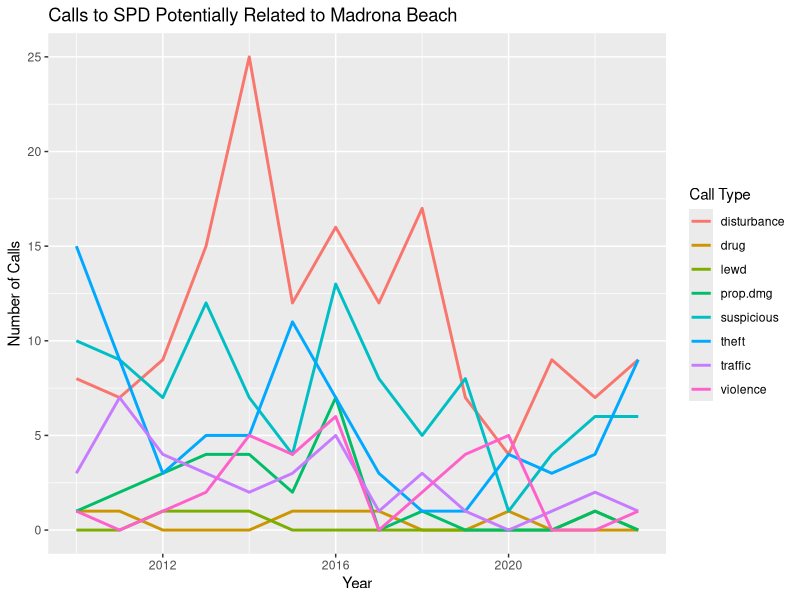
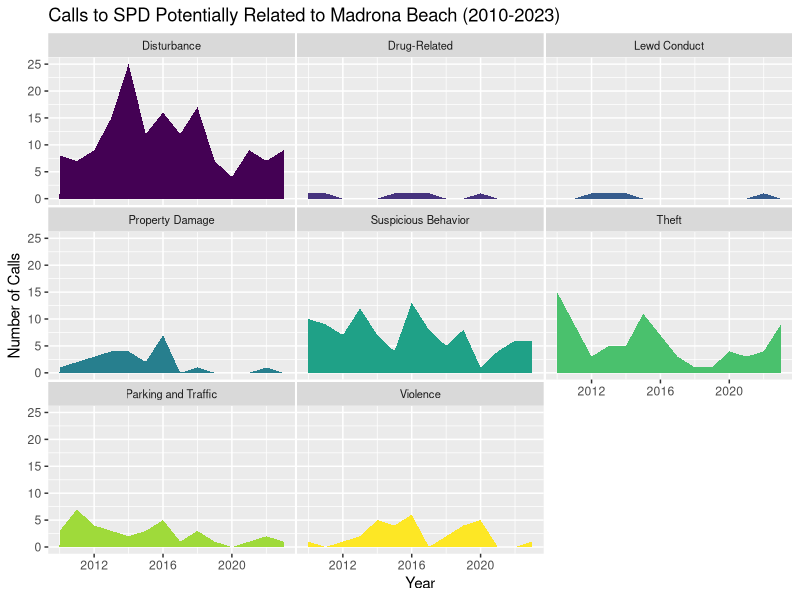
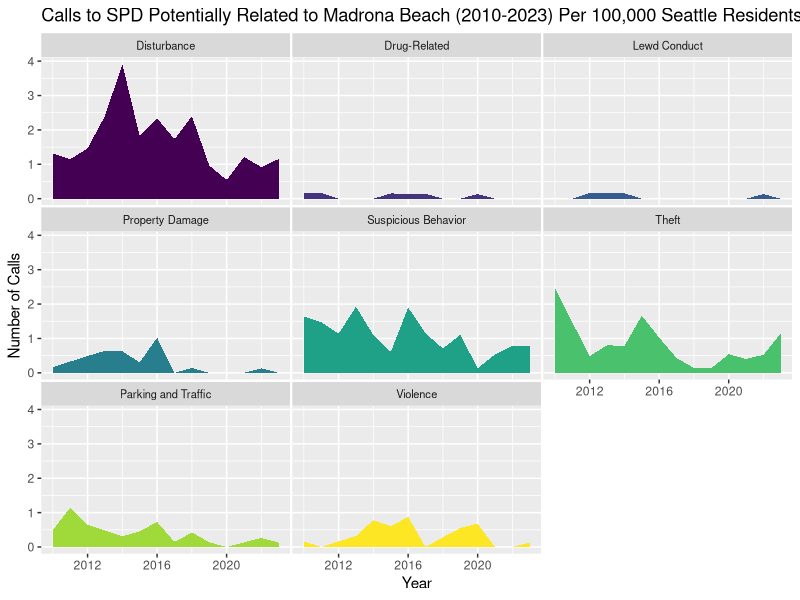

Write R code to recreate these figures, in order.
## ---- chunk 1
knitr::opts_chunk$set(echo = TRUE)
## ---- chunk 2
# Add all required libraries here
list.of.packages <- c("tidyverse", "lubridate", "viridisLite", "plotly")
# Get names of all required packages that aren't installed
new.packages <- list.of.packages[!(list.of.packages %in% installed.packages()[, "Package"])]
# Install all new packages
if(length(new.packages)) install.packages(new.packages)


# Load all required libraries
lapply(list.of.packages, FUN = function(X) {
  do.call("require", list(X))
})
## ---- chunk 3
# Read in data
madrona_call_dat <- read.csv(file = "../output/potential_madrona_calls_2010-2023.csv")
seattle_pop <- read.csv(file = "../data/seattle_pop_data_2010-2023.csv")

# Create new Year column
madrona_call_dat$Year <- isoyear(madrona_call_dat$Incident.Date)

# Remove all data from the year 2024, as it's only just beginning :)
madrona_call_dat <- madrona_call_dat %>%
  filter(Year != 2024)

# Create line plot of broad call type vs. year

# Mutate data
graph_dat <- madrona_call_dat %>%
  group_by(broad_category, Year, .drop = FALSE) %>%
  summarise(n = length(broad_category))

# Convert to tibble
graph_dat <- as_tibble(graph_dat)

# Add in zeros
graph_dat <- graph_dat %>% 
  complete(broad_category, Year, fill = list(n = 0))

# Join population data
graph_dat <- left_join(x = graph_dat, y = seattle_pop, by = "Year")

# Change population to int
graph_dat$Population <- as.integer(graph_dat$Population)

# Calculate rate per 100,000 people
graph_dat$n_rate <- (graph_dat$n/graph_dat$Population)*100000
## ---- chunk 4
# Create line graph
graph <- graph_dat %>%
  ggplot(aes(x = Year, y = n, group = broad_category, color = broad_category)) +
  geom_line(size = 1) +
  ylim(0, NA) +
  labs(y = "Number of Calls", col = "Call Type") +
  ggtitle("Calls to SPD Potentially Related to Madrona Beach")
  
# Save graph
ggsave(filename = "../graphs/MadronaBeach/potential_madrona_calls_2010-2023_linegraph.png", plot = graph,
       width = 10, height = 7, units = "in")

# Create string of labels
labels <- c(
  disturbance = "Disturbance", 
  drug = "Drug-Related", 
  lewd = "Lewd Conduct", 
  prop.dmg = "Property Damage", 
  suspicious = "Suspicious Behavior", 
  theft = "Theft", 
  traffic = "Parking and Traffic", 
  violence = "Violence")

# Un-normalized for population
graph <- graph_dat %>%
  ggplot(aes(x = Year, y = n, fill = broad_category)) +
  geom_area() +
  scale_fill_viridis_d() +
  theme(legend.position = "none", 
        panel.spacing = unit(0.1, "lines"),
        strip.text.x = element_text(size = 8)) +
  facet_wrap(~broad_category, scales = "fixed", labeller = labeller(broad_category = labels)) +
  ggtitle("Calls to SPD Potentially Related to Madrona Beach (2010-2023)") +
  ylab("Number of Calls")

ggsave(filename = "../graphs/MadronaBeach/potential_madrona_calls_2010-2023_facetwrap.png", plot = graph,
       width = 10, height = 7, units = "in")

# Population-Normalized Calls
graph <- graph_dat %>%
  ggplot(aes(x = Year, y = n_rate, fill = broad_category)) +
  geom_area() +
  scale_fill_viridis_d() +
  theme(legend.position = "none", 
        panel.spacing = unit(0.1, "lines"),
        strip.text.x = element_text(size = 8)) +
  facet_wrap(~broad_category, scales = "fixed", labeller = labeller(broad_category = labels)) +
  ggtitle("Calls to SPD Potentially Related to Madrona Beach (2010-2023) Per 100,000 Seattle Residents") +
  ylab("Number of Calls")

ggsave(filename = "../graphs/MadronaBeach/pop_normalized_potential_madrona_calls_2010-2023_facetwrap.png", plot = graph,
       width = 10, height = 7, units = "in")
  
